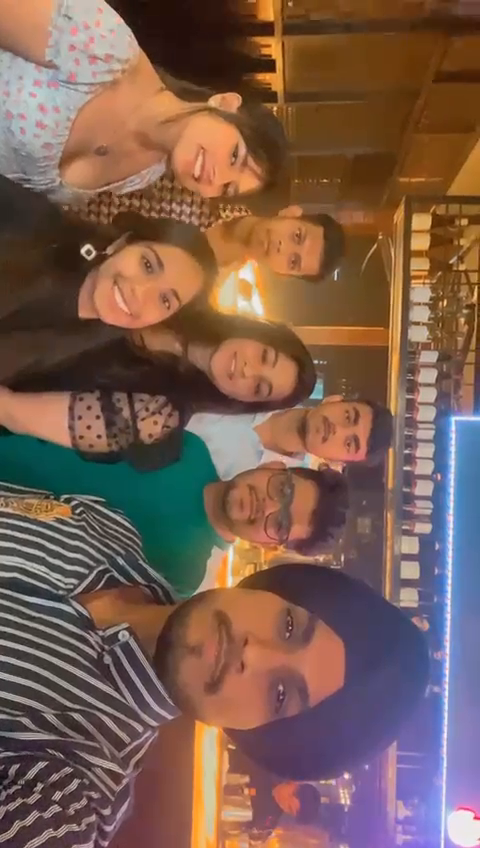
#> input picture frame 7 of VID.mp4, 480 x 848 px
$ jupyter execute Convert_Colored_Video_to_Grey_Scale_using_OpenCV.ipynb
#> lines starting #> are read from the running program, lines starting #| are printed output that depends on the picture
<a href="https://colab.research.google.com/github/Nupurpusha/Convert-Colored-Video-to-Grey-Scale-using-OpenCV/blob/main/Convert_Colored_Video_to_Grey_Scale_using_OpenCV.ipynb" target="_parent"></a>

[cell 1]
import cv2

[cell 2]
def convert_to_grayscale(input_video, output_video):
#> called with input_video = '/content/VID.mp4', output_video = 'output_video_grayscale.mp4'
    cap = cv2.VideoCapture("/content/VID.mp4")
    if not cap.isOpened():
        print("Error: Could not open video ")
        return
    width = int(cap.get(cv2.CAP_PROP_FRAME_WIDTH))
    height = int(cap.get(cv2.CAP_PROP_FRAME_HEIGHT))
    fps = cap.get(cv2.CAP_PROP_FPS)
    total_frames = int(cap.get(cv2.CAP_PROP_FRAME_COUNT))
    fourcc = cv2.VideoWriter_fourcc(*'XVID') #FourCC (Four Character Code) is a sequence of four bytes used to uniquely identify data formats. In the context of video codecs, it specifies the encoding format of a video stream within a file container. Each codec has its own FourCC identifier.
    out = cv2.VideoWriter(output_video, fourcc, fps, (width, height), isColor=False)

    frame_count = 0

    while True:
        ret, frame = cap.read()
#> frame is the input picture: shape (848, 480, 3); mean B, G, R 80.4, 93.2, 122.1

        if not ret:
            break
        gray_frame = cv2.cvtColor(frame, cv2.COLOR_BGR2GRAY)
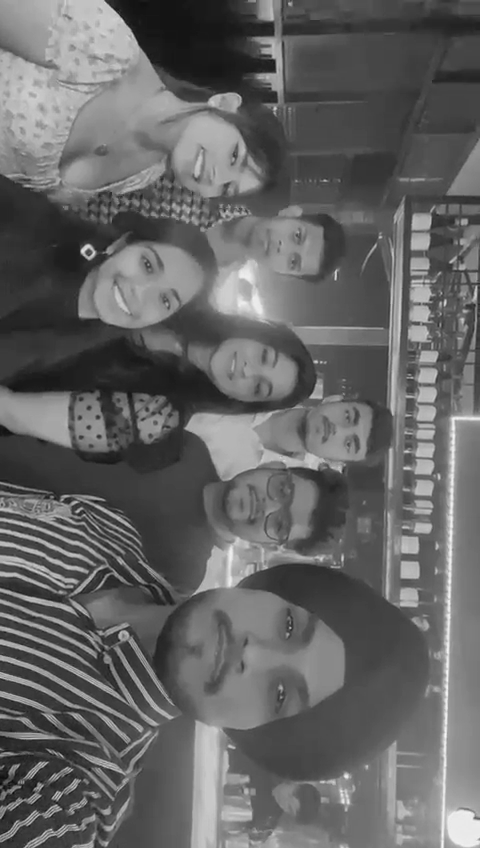
#> gray_frame: shape (848, 480); min 12, max 248, mean 100.4
        out.write(gray_frame)
        frame_count += 1
        print(f"Processed frame {frame_count}/{total_frames}")
    cap.release()
    out.release()
    cv2.destroyAllWindows()
    print(f"Conversion completed. Grayscale video saved as '{output_video}'")


$ run again, starting later in the video
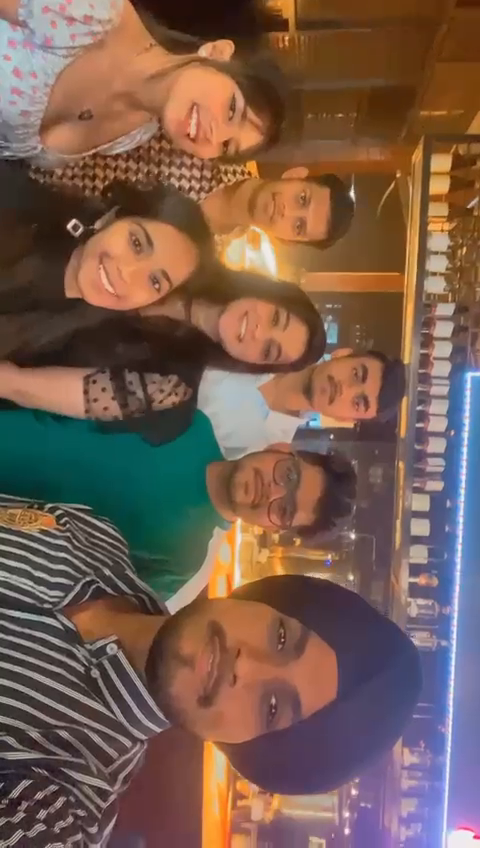
#> input picture frame 34 of VID.mp4, 480 x 848 px
#> in convert_to_grayscale, frame is the input picture: shape (848, 480, 3); mean B, G, R 79.7, 92.9, 119.4
#> in convert_to_grayscale, `gray_frame = cv2.cvtColor(frame, cv2.COLOR_BGR2GRAY)`:
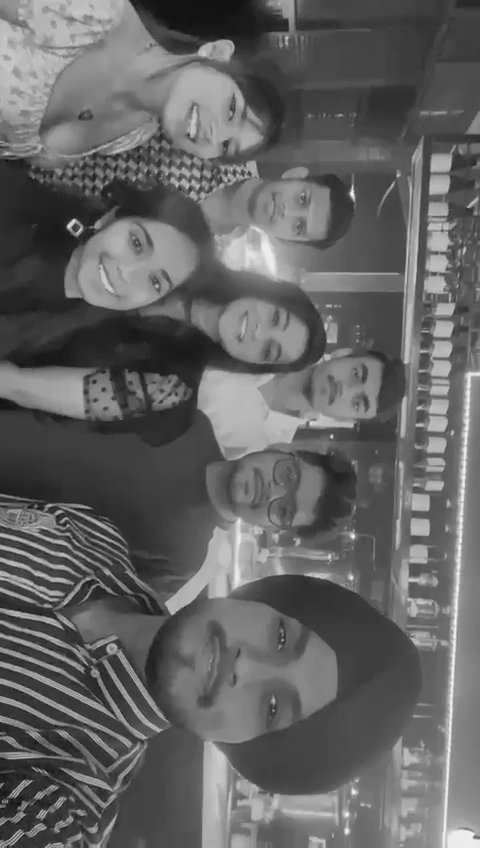
#> gray_frame: shape (848, 480); min 6, max 246, mean 99.3

$ run again, starting later in the video
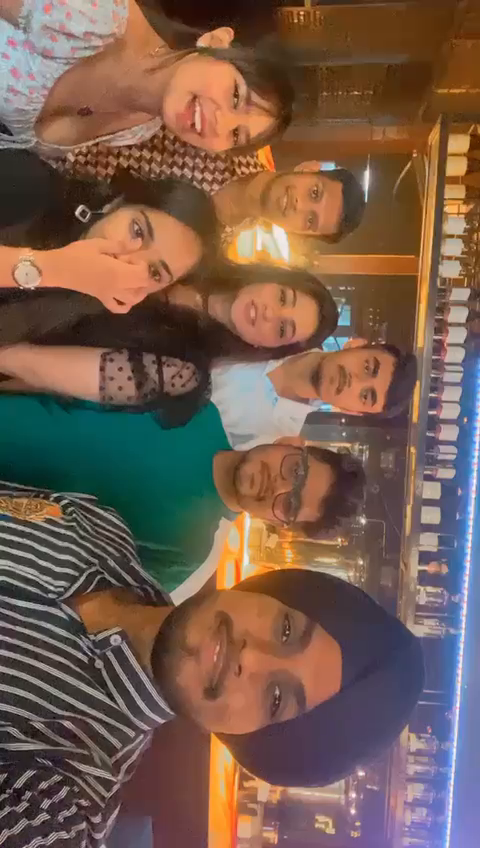
#> input picture frame 61 of VID.mp4, 480 x 848 px
#> in convert_to_grayscale, frame is the input picture: shape (848, 480, 3); mean B, G, R 78.4, 92.4, 117.7
#> in convert_to_grayscale, `gray_frame = cv2.cvtColor(frame, cv2.COLOR_BGR2GRAY)`:
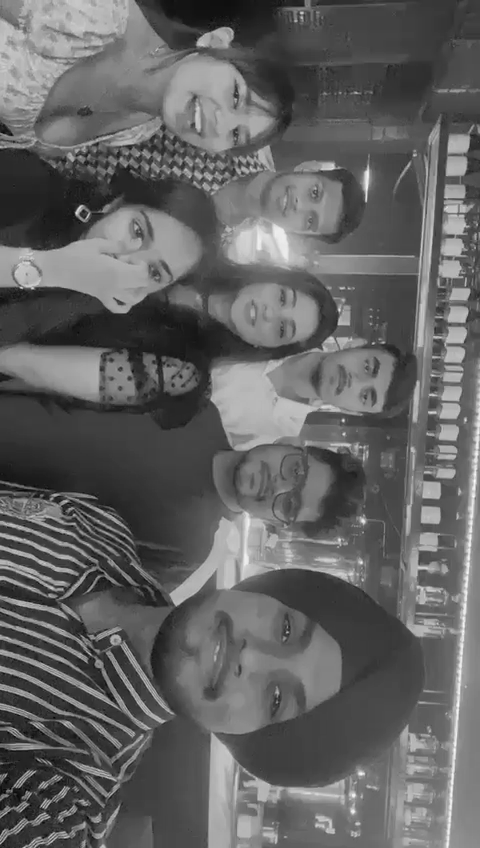
#> gray_frame: shape (848, 480); min 4, max 253, mean 98.4
